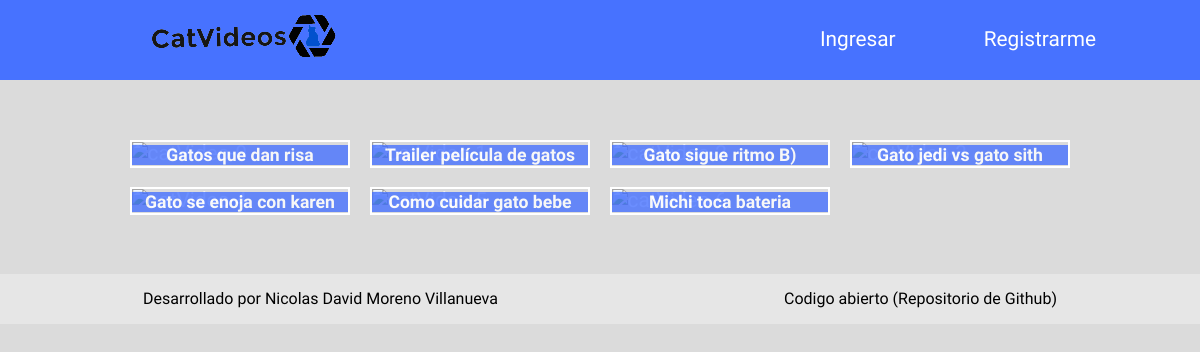
The page / on the database its author committed.
### app.py (models this page shows)
class Base(db.Model):
	__abstract__ = True
	id = db.Column(db.Integer, primary_key=True)

class User_Videos(Base):
	__tablename__ = "User_Videos"
	name = db.Column(db.String(100), nullable=False)
	url = db.Column(db.String(500), nullable=False)
	admitted = db.Column(db.String(10), nullable=False)
	user_id = db.Column(db.Integer, db.ForeignKey("User_Profile.id"), nullable=False)

### app.py (the view, shortened to what this page needs)
@app.route("/")
def index():
	videoUrlImg = []
	userNumVideos = 0
	videos = User_Videos.query.filter_by(admitted="True").all()
	for video in videos:
		videoUrl = video.url.replace("watch?v=","embed/",1)
		videoKey = videoUrl.replace("https://www.youtube.com/embed/","$",1)
		videoUrlImg.append(f"{videoKey.replace('$','https://img.youtube.com/vi/',1)}/mqdefault.jpg")
	return (render_template("index.html",videos=videos, videoUrlImg=videoUrlImg, userNumVideos=userNumVideos))

### app.py (called while the page is built)
@app.before_request
def before_request():
    if "username" in session:
        g.user=session["username"]
    else:
        g.user=None

### templates/index.html (shortened to what this page needs)
{%extends "layaut.html"%}{%block content%}
<ul class="listCatVideos">
    {%for video in videos%}
    <li class="catVideo">
        <div>
            <a href="{{url_for('watchVideo',videoId=video.id)}}">
            </a>
            <h2>{{video.name}}</h2>
        </div>
    </li>{%endfor%}
</ul>
{%endblock%}

### templates/layaut.html (shortened to what this page needs)
<!DOCTYPE html>
<html lang="es">
<head>
    <link rel="stylesheet" href="{{url_for('static', filename='css/styles.css')}}">
    <link rel="stylesheet" href="{{url_for('static', filename='css/normalize.css')}}">
</head>
<body>
    <nav class="navbar">
        <div class="navbar__div">
            <ul class="navbar__ul1">
                <li>
                    <a href="{{url_for('index')}}"><img src="{{url_for('static', filename='img/favicon.ico')}}" alt="catVideosLogo"></a>
                </li>
            </ul>
            <ul class="navbar__ul2">
                {%if g.user%}
                <li>
                    <div>
                        <a href="#" id="btn-abrir-popup">{{g.user}} <i class="fas fa-cat"></i></a>
                    </div>
                </li>
                <li></li>
                {%else%}
                <li>
                    <a href="{{url_for('signup')}}">Registrarme</a>
                </li>
                <li>
                    <a href="{{url_for('login')}}">Ingresar</a>
                </li>
                {%endif%}
            </ul>
        </div>
    </nav>
    {%block content%} {%endblock%}
    <footer>
        <p>Desarrollado por Nicolas David Moreno Villanueva</p>
        <p>Codigo abierto <a href="" id="link" target="_blank">(Repositorio de Github)</a></p>
    </footer>
</body>
</html>

### static/css/styles.css (style rules this page uses)
body { font-family: 'Comic Neue', cursive; background-color: #dbdbdb; }
a { text-decoration: none; color: #ffffff; font-size: 1.3em; transition: .1s color linear; }
li { list-style: none; }
.navbar { background-color: #4772ff; width: 100%; height: 80px; }
.navbar__div { display: grid; grid-template-columns: 1fr 1fr; margin: auto; width: 90%; height: 100%; }
.navbar__ul1 { display: flex; flex-direction: row; align-items: center; justify-content: space-around; }
.navbar__ul2 { display: flex; flex-direction: row-reverse; align-items: center; justify-content: space-around; }
.listCatVideos { display: grid; grid-template-columns: 1fr 1fr 1fr 1fr; width: 80%; margin: auto; }
.catVideo { position: relative; margin: 4% 4%; border: 2px solid #ffffff; transition: .3s filter linear; }
.catVideo div h2 { position: absolute; text-align: center; background-color: #4772ff; color: #ffffff; font-size: 1.1em; overflow: hidden; white-space: nowrap; text-overflow: ellipsis; opacity: 80%; width: 100%; bottom: 1%; }
footer { display: flex; flex-direction: row; width: 100%; height: 50px; margin: auto; justify-content: space-around; align-items: center; background-color: #e6e6e6; }
footer a { color: #000000; font-size: 1em; }

### rows shown on the page
User_Videos: name "Gatos que dan risa"
User_Videos: name "Trailer película de gatos"
User_Videos: name "Gato sigue ritmo B)"
User_Videos: name "Gato jedi vs gato sith"
User_Videos: name "Gato se enoja con karen"
User_Videos: name "Como cuidar gato bebe"
User_Videos: name "Michi toca bateria"
